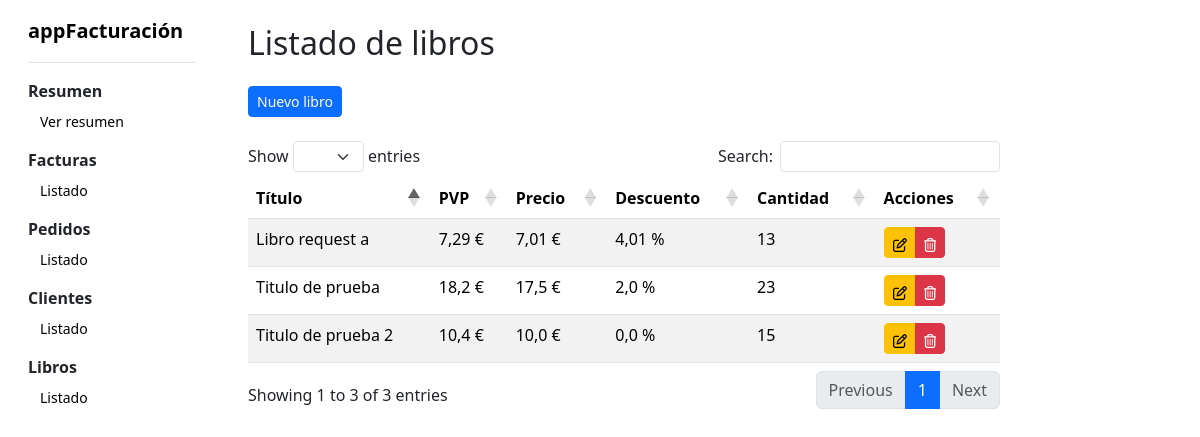
The page /facturacion/libros/ on the database as committed earlier.
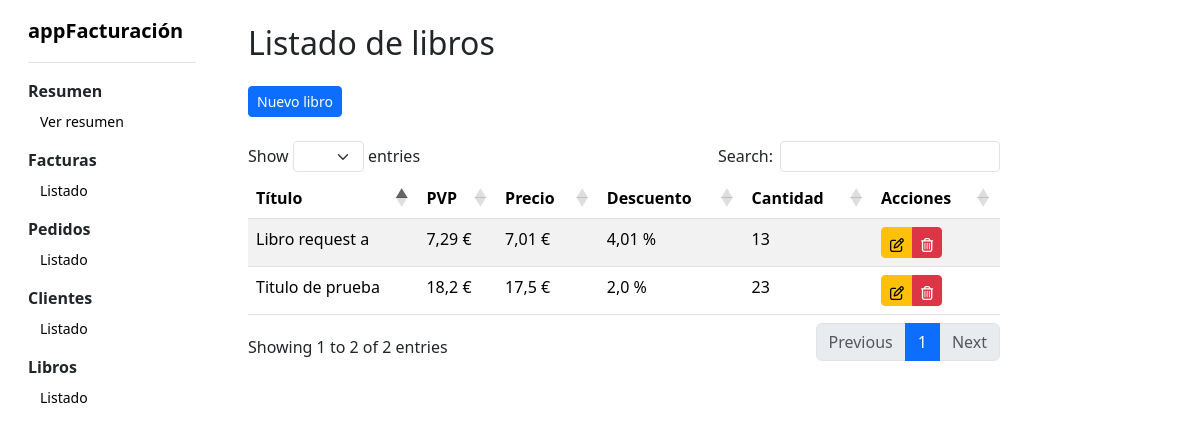
The same page on the database as committed later.
### facturacion/models.py (models this page shows)
class Libro(models.Model):
    titulo = models.CharField(max_length=256, unique=True)
    cantidad = models.IntegerField(default=0)
    precio = models.FloatField(default=0.0)
    descuento = models.FloatField(default=0.0)
    class Meta:
        ordering = ['pk']
        verbose_name = "Libro"
        verbose_name_plural = "Libros"

### facturacion/views/libros.py (the view)
# urls.py: path("libros/", render_index_libros, name="lista_libros"),
def render_index_libros(request):
    libros = Libro.objects.annotate(precio_iva=ExpressionWrapper(Func(F('precio') * 1.04, function='ROUND', template='%(function)s(%(expressions)s, 2)'), output_field=FloatField()))
    return render(request, 'libros/index.html', context={'libros': libros})

### templates/libros/index.html (shortened to what this page needs)
{% extends 'base.html' %}
{% block content %}
    <div class="container-fluid">
        <div class="row">
            <div class="col">
                <h2 class="my-4">Listado de libros</h2>
                <button type="button" class="btn btn-sm btn-primary mb-4" data-bs-toggle="modal" data-bs-target="#crearLibroModal">
                    Nuevo libro
                </button>
                <div class="table-responsive">
                    <table id="tablaLibros" class="table table-striped" style="width:100%;">
                        <thead>
                            <tr>
                                <th>Título</th>
                                <th>PVP</th>
                                <th>Precio</th>
                                <th>Descuento</th>
                                <th>Cantidad</th>
                                <th>Acciones</th>
                            </tr>
                        </thead>
                        <tbody>
                            {% for libro in libros %}
                                <tr>
                                    <td>{{ libro.titulo }}</td>
                                    <td>{{ libro.precio_iva }} €</td>
                                    <td>{{ libro.precio }} €</td>
                                    <td>{{ libro.descuento }} %</td>
                                    <td>{{ libro.cantidad }}</td>
                                    <td>
                                        <div class="btn-group" role="group">
                                            <button type="button" class="btn btn-sm btn-warning" data-bs-toggle="modal" data-bs-target="#editarLibroModal" onclick="document.getElementById('form_editar_libro').action='/facturacion/libros/editar/{{ libro.id }}'; document.getElementById('titulo_editar').value='{{ libro.titulo }}'; document.getElementById('cantidad_editar').value='{{ libro.cantidad }}'; document.getElementById('precio_editar').value='{{ libro.precio }}'.replace(',', '.'); document.getElementById('descuento_editar').value='{{ libro.descuento }}'.replace(',', '.')"></button>
                                            <button type="button" onclick="mostrarModalConfirmacion('{% url 'borrar_libro' pk=libro.pk %}')" class="btn btn-sm btn-danger"></button>
                                          </div>
                                    </td>
                                </tr>
                            {% endfor %}
                        </tbody>
                    </table>
            </div>
            </div>
        </div>
    </div>
{% endblock %}

Rows that differ between the two databases and show on the page:
removed Libro: titulo "Titulo de prueba 2", precio_iva "10,4", precio "10,0", descuento "0,0", cantidad "15"
Other text that changed with them:
text written by a page script: "Show entries Search: Showing 1 to 3 of 3 entries Previous 1 Next" → "Show entries Search: Showing 1 to 2 of 2 entries Previous 1 Next"
